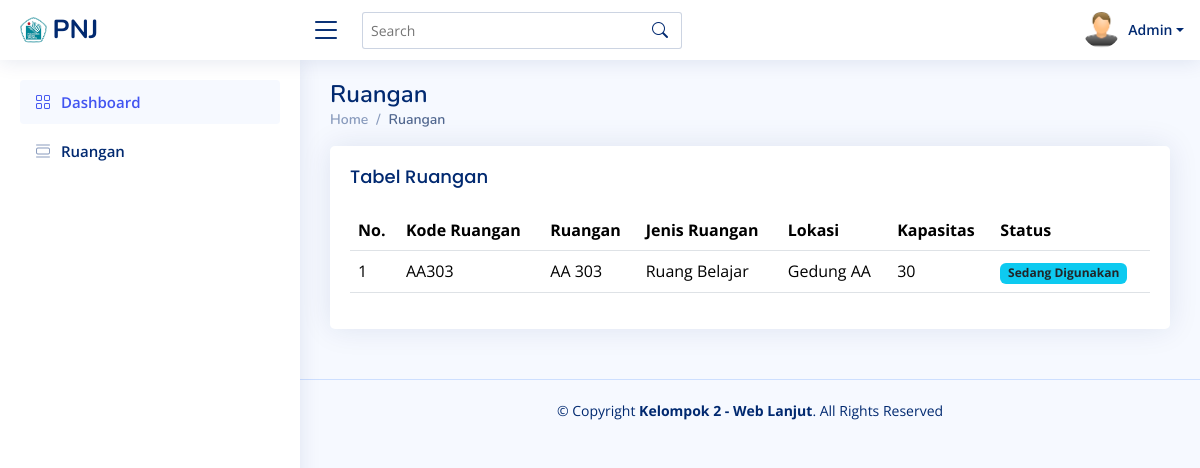
The app's page /Dosen/ruangan/index.php (signed in) with its own data.
### tables this page shows
CREATE TABLE `jadwal` (
  `ID_jadwal` int(20) NOT NULL,
  `ID_dosenMatkul` int(20) NOT NULL,
  `ID_ruangan` varchar(255) NOT NULL,
  `Hari` varchar(255) NOT NULL,
  `Waktu` varchar(255) NOT NULL,
  `Status` varchar(255) NOT NULL
);

CREATE TABLE `ruangan` (
  `ID_ruangan` varchar(255) NOT NULL,
  `Nama` varchar(255) NOT NULL,
  `Jenis` varchar(255) NOT NULL,
  `Lokasi` varchar(255) NOT NULL,
  `Kapasitas` int(20) NOT NULL
);

### Dosen/ruangan/index.php (the view, shortened to what this page needs)
<?php
include '../dashboard/atas.php';
include '../../koneksi.php';
$query = "SELECT ruangan.*, jadwal.Waktu AS Waktu, jadwal.Status AS Status FROM ruangan
INNER JOIN jadwal ON jadwal.ID_ruangan = ruangan.ID_ruangan";
$hasil = mysqli_query($conn, $query);
$i = 1;
?>
<div class="pagetitle">
    <h1>Ruangan</h1>
    <nav>
        <ol class="breadcrumb">
            <li class="breadcrumb-item"><a>Home</a></li>
            <li class="breadcrumb-item active">Ruangan</li>
        </ol>
    </nav>
</div>
<section class="section dashboard">
    <div class="row">
        <div class="col-lg">
            <div class="card">
                <div class="card-body">
                    <h2 class="card-title">Tabel Ruangan</h2>
                    <table class="table datatable">
                        <thead>
                            <tr>
                                <th>No.</th>
                                <th>Kode Ruangan</th>
                                <th>Ruangan</th>
                                <th>Jenis Ruangan</th>
                                <th>Lokasi</th>
                                <th>Kapasitas</th>
                                <th>Status</th>
                            </tr>
                        </thead>
                        <tbody>
                            <?php while ($data = mysqli_fetch_array($hasil)) { ?>
                                <tr>
                                    <td><?php echo $i++ ?></td>
                                    <td><?php echo $data['ID_ruangan'] ?></td>
                                    <td><?php echo $data['Nama'] ?></td>
                                    <td><?php echo $data['Jenis'] ?></td>
                                    <td><?php echo $data['Lokasi'] ?></td>
                                    <td><?php echo $data['Kapasitas'] ?></td>
                                    <?php
                                    if ($data['Status'] == 'Offline') {
                                        $array_kata = explode(" ", $data['Waktu']);
                                        $awal = $array_kata[0];
                                        $akhir = $array_kata[1];
                                        $sekarang = date('H:i');
                                        if ($awal <= $sekarang && $akhir >= $sekarang) { ?>
                                            <td>
                                                <span class="badge bg-info text-dark">Sedang Digunakan</span>
                                            </td>
                                        <?php }
                                    } else { ?>
                                        <td>
                                            <span class="badge bg-info text-dark">Sedang Digunakan</span>
                                        </td>
                                    <?php } ?>
                                </tr>
                            <?php } ?>
                        </tbody>
                    </table>
                </div>
            </div>
        </div>
    </div>
</section>
<?php
include '../dashboard/bawah.php';
?>

### dashboard/assets/css/style.css (style rules this page uses)
:root { scroll-behavior: smooth; }
body { font-family: "Open Sans", sans-serif; background: #f6f9ff; color: #444444; }
a { color: #4154f1; text-decoration: none; }
h1, h2, h3, h4, h5, h6 { font-family: "Nunito", sans-serif; }
.pagetitle { margin-bottom: 10px; }
.pagetitle h1 { font-size: 24px; margin-bottom: 0; font-weight: 600; color: #012970; }
.card { margin-bottom: 30px; border: none; border-radius: 5px; box-shadow: 0px 0 30px rgba(1, 41, 112, 0.1); }
.card-title { padding: 20px 0 15px 0; font-size: 18px; font-weight: 500; color: #012970; font-family: "Poppins", sans-serif; }
.card-body { padding: 0 20px 20px 20px; }
.breadcrumb { font-size: 14px; font-family: "Nunito", sans-serif; color: #899bbd; font-weight: 600; }
.breadcrumb a { color: #899bbd; transition: 0.3s; }
.breadcrumb .breadcrumb-item::before { color: #899bbd; }
.breadcrumb .active { color: #51678f; font-weight: 600; }

### Dosen/dashboard/atas.php (style rules this page uses)
.card-body { overflow-x: auto; }

### records on screen
jadwal: ID_ruangan.ID_ruangan "AA303", ID_ruangan.Nama "AA 303", ID_ruangan.Jenis "Ruang Belajar", ID_ruangan.Lokasi "Gedung AA", ID_ruangan.Kapasitas "30", Status "Sedang Digunakan"

### other values on screen
$nama "Admin"
